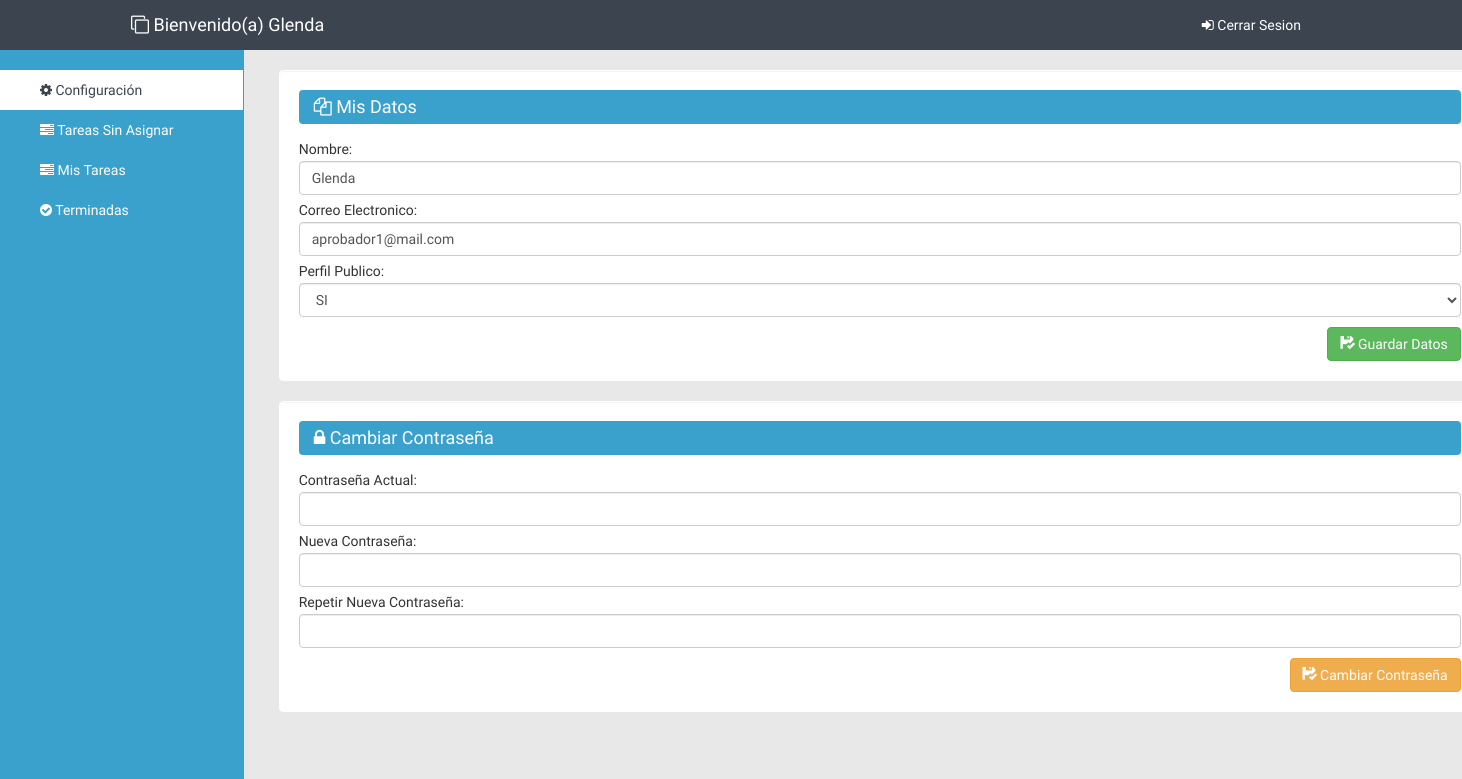
/config (signed in), run on the app's committed database.
### tables this page shows
CREATE TABLE `users` (
  `iduser` int(11) NOT NULL,
  `name` varchar(10) NOT NULL,
  `lastname` varchar(10) NOT NULL,
  `username` varchar(20) DEFAULT NULL,
  `password` varchar(100) DEFAULT NULL,
  `identity_card` varchar(10) NOT NULL,
  `email` varchar(100) DEFAULT NULL,
  `profile` varchar(250) DEFAULT NULL,
  `public` int(11) DEFAULT NULL,
  `rank` int(11) NOT NULL,
  `city` varchar(3) NOT NULL,
  `state` varchar(15) NOT NULL
);

### admin/includes/config.class.php (called while the page is built, shortened)
<?php
class Conexion
{
    private static $instancia;
    private $dbh;
    private function __construct(){
        try {
            $this->dbh = new PDO('mysql:host='.HOST.';dbname='.DBNAME, DBUSER, DBPASSWORD);
            $this->dbh->exec("SET CHARACTER SET utf8");
        } catch (PDOException $e) {
            print "Error!: " . $e->getMessage();
            die();
        }
    }
    public function prepare($sql)
    {
        return $this->dbh->prepare($sql);
    }
    public static function singleton_conexion()
    {
        if (!isset(self::$instancia)) {
            self::$instancia = new $miclase;
        }
        return self::$instancia;
    }
}

### includes/sau-functions.php (the view, shortened to what this page needs)
<?php
function getstyle(){
$conexion = Conexion::singleton_conexion();
	$SQL = "SELECT * FROM sau";
	$sentence = $conexion -> prepare($SQL);
	$sentence -> execute();
	$results = $sentence -> fetchAll();
	if (empty($results)) {
	}else{
		foreach ($results as $key){
			echo'<link href="themes/style-color-'.$key['style'].'.css" rel="stylesheet">';
		}
	}
}
function misdatos(){
$conexion = Conexion::singleton_conexion();
  $SQL = "SELECT * FROM users WHERE iduser = :iduser LIMIT 1";
  $sentence = $conexion -> prepare($SQL);
  $sentence -> bindParam(':iduser', $_SESSION['iduser']);
  $sentence -> execute();
  $results = $sentence -> fetchAll();
  if (empty($results)) {
  }else{
    foreach ($results as $key){
        if ($key['public'] == 1) {
          $publico = '<option value="1">SI</option><option value="2">NO</option>';
        }else{
          $publico = '<option value="2">NO</option><option value="1">SI</option>';
        }
        echo'
                  <label>Nombre:</label>
                  <input class="form-control" type="text" name="nombre" value="'.$key['name'].'" >
                  <label>Correo Electronico:</label>
                  <input class="form-control" type="text" name="email" value="'.$key['email'].'" >
                  <label>Perfil Publico:</label>
                  <select class="form-control" name="public">
                  '.$publico.'
                  </select>
        ';
    }
  }
}

### themes/style.css (style rules this page uses)
label { font-weight: 300; margin-top: 5px; margin-bottom: 2px; float: left; }

### themes/style-color-3.css (style rules this page uses)
body { font-family: 'Questrial', sans-serif; background-color: #3aa0cc; }
.dashboard-panel { background-color: #E8E8E8; }

### themes/css/dashboard.css (style rules this page uses)
body { padding-top: 50px; }

### data on the page
users: nombre "Glenda", email "aprobador1@mail.com", public "SI"

### other printed values
$_SESSION['name'] "Glenda"
